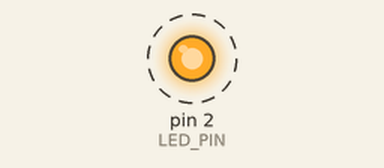
A sketch run on a simulated Arduino Uno, built with avr-gcc and run on an emulated ATmega328P. Parts: output pins drawn as LEDs (lit = HIGH). Dashed ring = blinking. What the sketch prints to the serial monitor is not drawn.

Above: at 0.2 s.
Timing chart, 0 to 3.0 s (numbered marks = the images above):
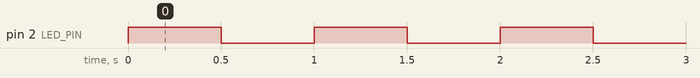

The sketch:

ESP_Led_blinky.ino
```cpp
// Define the LED pin (usually GPIO2 on DevKit boards)
#define LED_PIN 2

void setup() {
  pinMode(LED_PIN, OUTPUT);
  Serial.begin(115200);
}

void loop() {
  Serial.println("Blink!");
  digitalWrite(LED_PIN, HIGH);
  delay(500);
  digitalWrite(LED_PIN, LOW);
  delay(500);
}
```

Measured:
- by itself, pin 2 (LED_PIN): alternates HIGH for 0.50 s and LOW for 0.50 s
